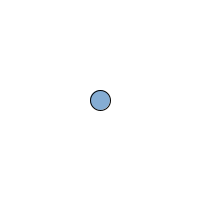
Frame 1 (no input)
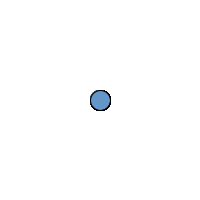
Frame 60 (the mouse pressed at the canvas centre just before this capture)
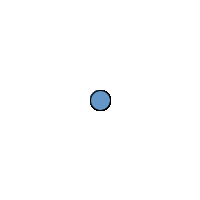
Frame 120 (the mouse held since frame 60 and released just before this capture)

The Processing sketch that drew these frames (run headless with seeded random() and noise(); from frame 60 on, the mouse is pressed at the canvas centre):

// Processing sketch: example_4_6
// ── example_4_6.pde
// Learning Processing
// Daniel Shiffman
// http://www.learningprocessing.com

// Example 4-6: Ellipse with variables

// Declare and initialize your variables!
float r = 100;
float g = 150;
float b = 200;
float a = 200;
  
float diam = 20;
float x = 100;
float y = 100;
  
void setup() {
  size(200,200);
  background(255);
  smooth();    
}

void draw() {
  // Use those variables to draw an ellipse
  stroke(0);
  fill(r,g,b,a);  // (Remember, the fourth argument for a color is transparency.
  ellipse(x,y,diam,diam);  
}
